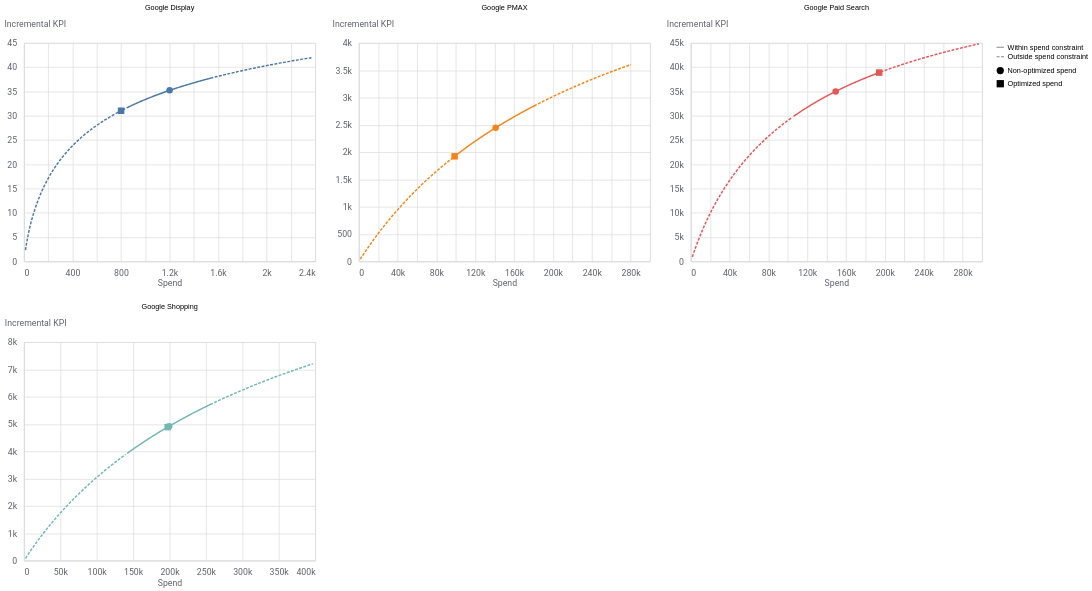

Notebook code for this chart:
### Code cell
results.plot_response_curves()

### Figure 1 — Vega-Lite specification as saved in the notebook (floating-point values rounded to 4 significant figures; data arrays with more than 128 entries replaced by an {"elided": "..."} marker saying what was removed)
{"config": {"view": {"continuousWidth": 300, "continuousHeight": 300}, "axis": {"labelColor": "#5F6368", "labelFont": "Roboto", "labelFontSize": 12, "titleColor": "#5F6368", "titleFont": "Roboto", "titleFontSize": 12, "titleFontWeight": "normal"}}, "data": {"name": "data-f291353aea1008e456655507ed9f2e8f"}, "facet": {"field": "channel", "sort": null, "title": null, "type": "nominal"}, "spec": {"layer": [{"mark": {"type": "line", "strokeDash": [4, 2]}, "encoding": {"color": {"field": "channel", "legend": null, "type": "nominal"}, "x": {"axis": {"domainColor": "#DADCE0", "labelExpr": "replace(format(datum.value, '.3~s'), 'G', 'B')", "labelPadding": 10, "ticks": false}, "field": "spend", "title": "Spend", "type": "quantitative"}, "y": {"axis": {"domainColor": "#DADCE0", "labelExpr": "replace(format(datum.value, '.3~s'), 'G', 'B')", "labelPadding": 10, "ticks": false, "titleAlign": "left", "titleAngle": 0, "titleY": -20}, "field": "mean", "title": "Incremental KPI", "type": "quantitative"}}, "transform": [{"calculate": "datum.spend_multiplier >= datum.lower_bound && datum.spend_multiplier <= datum.upper_bound ? \"Within spend constraint\" : \"Outside spend constraint\"", "as": "spend_constraint"}, {"filter": "(datum.spend_multiplier && (datum.spend_multiplier <= datum.lower_bound))"}]}, {"mark": {"type": "line"}, "encoding": {"color": {"field": "channel", "legend": null, "type": "nominal"}, "strokeDash": {"field": "spend_constraint", "legend": {"title": null}, "sort": "descending", "type": "nominal"}, "x": {"axis": {"domainColor": "#DADCE0", "labelExpr": "replace(format(datum.value, '.3~s'), 'G', 'B')", "labelPadding": 10, "ticks": false}, "field": "spend", "title": "Spend", "type": "quantitative"}, "y": {"axis": {"domainColor": "#DADCE0", "labelExpr": "replace(format(datum.value, '.3~s'), 'G', 'B')", "labelPadding": 10, "ticks": false, "titleAlign": "left", "titleAngle": 0, "titleY": -20}, "field": "mean", "title": "Incremental KPI", "type": "quantitative"}}, "transform": [{"calculate": "datum.spend_multiplier >= datum.lower_bound && datum.spend_multiplier <= datum.upper_bound ? \"Within spend constraint\" : \"Outside spend constraint\"", "as": "spend_constraint"}, {"filter": "(datum.spend_multiplier && (datum.spend_multiplier >= datum.lower_bound))"}]}, {"mark": {"type": "point", "filled": true, "opacity": 1, "size": 80, "tooltip": true}, "encoding": {"color": {"field": "channel", "legend": null, "type": "nominal"}, "shape": {"field": "spend_level", "legend": {"title": null}, "type": "nominal"}, "x": {"axis": {"domainColor": "#DADCE0", "labelExpr": "replace(format(datum.value, '.3~s'), 'G', 'B')", "labelPadding": 10, "ticks": false}, "field": "spend", "title": "Spend", "type": "quantitative"}, "y": {"axis": {"domainColor": "#DADCE0", "labelExpr": "replace(format(datum.value, '.3~s'), 'G', 'B')", "labelPadding": 10, "ticks": false, "titleAlign": "left", "titleAngle": 0, "titleY": -20}, "field": "mean", "title": "Incremental KPI", "type": "quantitative"}}, "transform": [{"calculate": "datum.spend_multiplier >= datum.lower_bound && datum.spend_multiplier <= datum.upper_bound ? \"Within spend constraint\" : \"Outside spend constraint\"", "as": "spend_constraint"}, {"filter": "datum.spend_level"}]}], "width": 400}, "columns": 3, "resolve": {"scale": {"x": "independent", "y": "independent"}}, "$schema": "https://vega.github.io/schema/vega-lite/v6.4.1.json", "datasets": {"data-f291353aea1008e456655507ed9f2e8f": {"elided": "808 records"}}}
